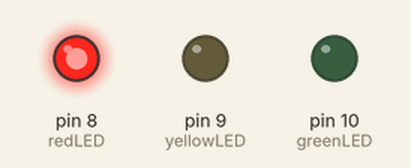
This sketch was run on a simulated Arduino Uno, built with avr-gcc and run on an emulated ATmega328P. Shown: output pins drawn as LEDs (lit = HIGH).

Above: at 2.5 s.
At 7.5 s:
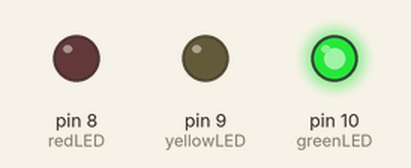
At 11.0 s:
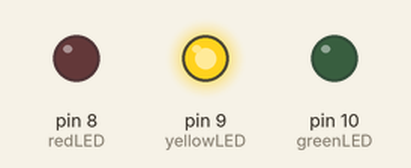
Timing chart, 0 to 15.6 s (numbered marks = the images above):
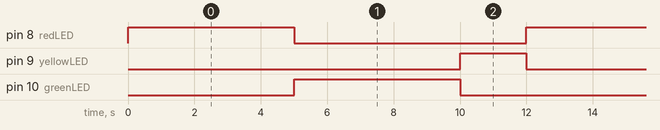

The sketch:

traffic_light_controller.ino
```cpp
const int redLED = 8;
const int yellowLED = 9;
const int greenLED = 10;

void setup() {
  pinMode(redLED, OUTPUT);
  pinMode(yellowLED, OUTPUT);
  pinMode(greenLED, OUTPUT);
}

void loop() {
  // Red: stop
  digitalWrite(redLED, HIGH);
  digitalWrite(yellowLED, LOW);
  digitalWrite(greenLED, LOW);
  delay(5000);

  // Green: go
  digitalWrite(redLED, LOW);
  digitalWrite(yellowLED, LOW);
  digitalWrite(greenLED, HIGH);
  delay(5000);

  // Yellow: get ready
  digitalWrite(redLED, LOW);
  digitalWrite(yellowLED, HIGH);
  digitalWrite(greenLED, LOW);
  delay(2000);
}
```

Measured:
- by itself, pin 8 (redLED), pin 10 (greenLED): alternates HIGH for 5.0 s and LOW for 7.0 s
- by itself, pin 9 (yellowLED): alternates HIGH for 2.0 s and LOW for 10.0 s
- by itself, everything shown: repeats every 12.0 s, in 3 steps
